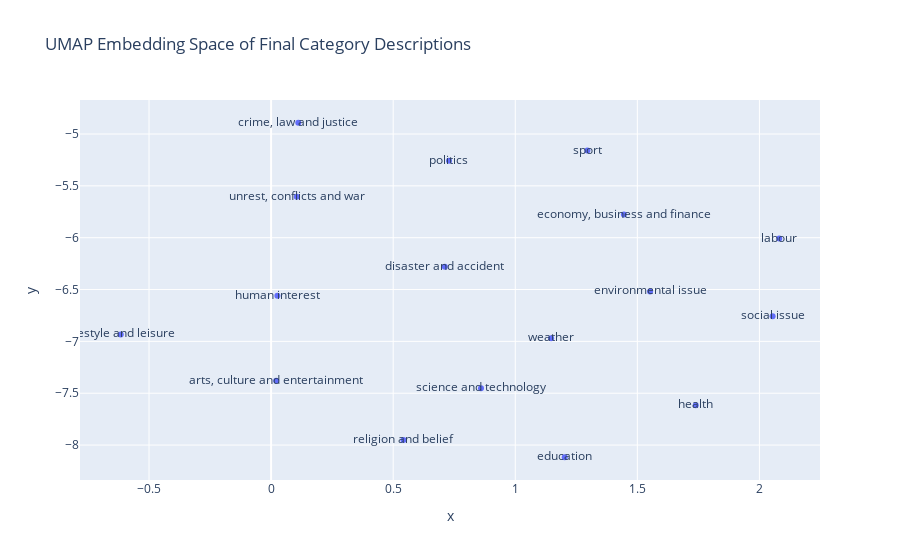

The notebook cell this image was saved under:
### Code cell
# Reduce the dimensionality of the embeddings using UMAP
reducer = umap.UMAP()
embedding_umap = reducer.fit_transform(embeddings)

# Create an interactive scatter plot using Plotly
fig = px.scatter(x=embedding_umap[:, 0], y=embedding_umap[:, 1], title='UMAP Embedding Space of Final Category Descriptions', text=category_name_list)
fig.show()

### Figure 1 — Plotly figure (JSON) as saved in the notebook; plotly's stock layout.template omitted (floating-point values rounded to 4 significant figures)
{"data": [{"hovertemplate": "x=%{x}<br>y=%{y}<br>text=%{text}<extra></extra>", "legendgroup": "", "marker": {"color": "#636efa", "symbol": "circle"}, "mode": "markers+text", "name": "", "orientation": "v", "showlegend": false, "text": ["arts, culture and entertainment", "crime, law and justice", "disaster and accident", "economy, business and finance", "education", "environmental issue", "health", "human interest", "labour", "lifestyle and leisure", "politics", "religion and belief", "science and technology", "social issue", "sport", "unrest, conflicts and war", "weather"], "type": "scatter", "x": [0.02097, 0.1114, 0.7113, 1.445, 1.203, 1.552, 1.739, 0.02575, 2.081, -0.6158, 0.7286, 0.542, 0.8596, 2.054, 1.295, 0.1051, 1.147], "xaxis": "x", "y": [-7.38, -4.891, -6.28, -5.777, -8.118, -6.518, -7.616, -6.56, -6.008, -6.933, -5.257, -7.952, -7.452, -6.757, -5.16, -5.605, -6.969], "yaxis": "y"}], "layout": {"legend": {"tracegroupgap": 0}, "title": {"text": "UMAP Embedding Space of Final Category Descriptions"}, "xaxis": {"anchor": "y", "domain": [0, 1], "title": {"text": "x"}}, "yaxis": {"anchor": "x", "domain": [0, 1], "title": {"text": "y"}}}}
